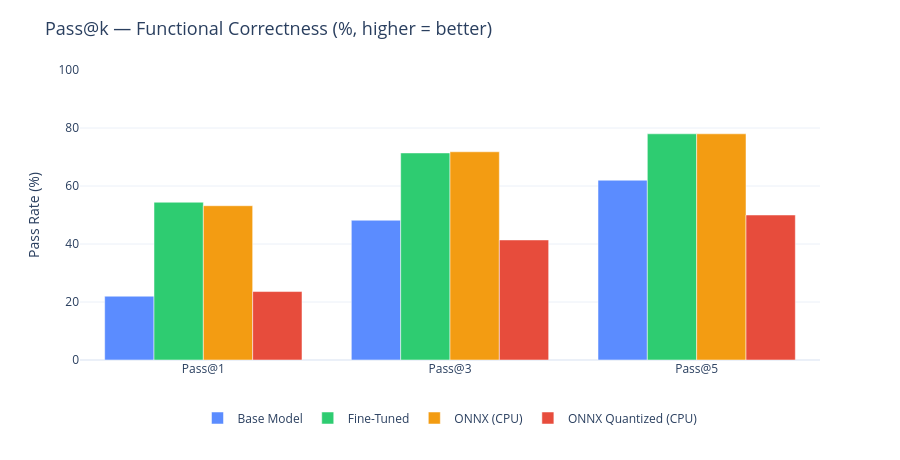

Write notebook code for a chart like this one.
### Markdown cell above
---
## 📊 Plot 8 — Pass@k Results

**Pass@k** measures functional correctness: given k generated solutions per problem, what fraction of problems has at least one passing solution?
- **Pass@1** — single-shot accuracy
- **Pass@3** — best of 3
- **Pass@5** — best of 5

Evaluated on 50 problems with unit tests.

### Code cell
# Plot 8 — Pass@k grouped bar chart

k_values = ["pass@1", "pass@3", "pass@5"]
k_labels = ["Pass@1", "Pass@3", "Pass@5"]

fig8 = go.Figure()

for model in MODELS:
    pak = pass_at_k[model]["pass_at_k"]
    vals = [pak[k] for k in k_values]
    total_passed = pass_at_k[model]["metadata"]["total_solutions_passed"]
    fig8.add_trace(go.Bar(
        name=MODEL_LABELS[model],
        x=k_labels,
        y=vals,
        marker_color=COLORS[model],
        customdata=[[total_passed]*3],
        hovertemplate="<b>" + MODEL_LABELS[model] + "</b><br>%{x}: %{y:.1f}%<extra></extra>",
    ))

fig8.update_layout(
    title_text="Pass@k — Functional Correctness (%, higher = better)",
    title_font_size=18,
    barmode="group",
    yaxis=dict(title="Pass Rate (%)", range=[0, 100]),
    template="plotly_white",
    height=460,
    legend=dict(orientation="h", yanchor="bottom", y=-0.25, xanchor="center", x=0.5),
    margin=dict(t=70, b=100),
)

fig8.show()
save_plot(fig8, "08_pass_at_k")

### Figure 1 — Plotly figure (JSON) as saved in the notebook; plotly's stock layout.template omitted (floating-point values rounded to 4 significant figures)
{"data": [{"customdata": [[55, 55, 55]], "hovertemplate": "<b>Base Model</b><br>%{x}: %{y:.1f}%<extra></extra>", "marker": {"color": "#5B8CFF"}, "name": "Base Model", "type": "bar", "x": ["Pass@1", "Pass@3", "Pass@5"], "y": [22.0, 48.2, 62]}, {"customdata": [[136, 136, 136]], "hovertemplate": "<b>Fine-Tuned</b><br>%{x}: %{y:.1f}%<extra></extra>", "marker": {"color": "#2ECC71"}, "name": "Fine-Tuned", "type": "bar", "x": ["Pass@1", "Pass@3", "Pass@5"], "y": [54.4, 71.4, 78]}, {"customdata": [[133, 133, 133]], "hovertemplate": "<b>ONNX (CPU)</b><br>%{x}: %{y:.1f}%<extra></extra>", "marker": {"color": "#F39C12"}, "name": "ONNX (CPU)", "type": "bar", "x": ["Pass@1", "Pass@3", "Pass@5"], "y": [53.2, 71.8, 78]}, {"customdata": [[59, 59, 59]], "hovertemplate": "<b>ONNX Quantized (CPU)</b><br>%{x}: %{y:.1f}%<extra></extra>", "marker": {"color": "#E74C3C"}, "name": "ONNX Quantized (CPU)", "type": "bar", "x": ["Pass@1", "Pass@3", "Pass@5"], "y": [23.6, 41.4, 50]}], "layout": {"barmode": "group", "height": 460, "legend": {"orientation": "h", "x": 0.5, "xanchor": "center", "y": -0.25, "yanchor": "bottom"}, "margin": {"b": 100, "t": 70}, "title": {"font": {"size": 18}, "text": "Pass@k — Functional Correctness (%, higher = better)"}, "yaxis": {"range": [0, 100], "title": {"text": "Pass Rate (%)"}}}}
